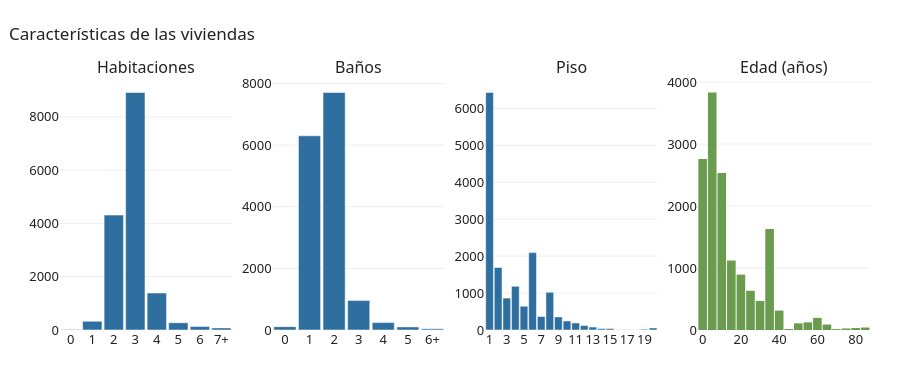

This figure's notebook cell:
### Markdown cell above
En pesos el precio se aleja por completo de la normal; en logaritmo sigue la recta salvo
en los extremos (asimetría de 0,14). Por eso el modelo se entrenará sobre log(precio).

### Code cell
fig = make_subplots(1, 4, subplot_titles=("Habitaciones", "Baños", "Piso", "Edad (años)"))
for i, (col, tope) in enumerate([("habitaciones", 7), ("banios", 6), ("piso", 20)], 1):
    vc = viv[col].dropna().round().astype(int).clip(upper=tope).value_counts().sort_index()
    etiquetas = [str(v) if v < tope else f"{tope}+" for v in vc.index]
    fig.add_bar(x=etiquetas, y=vc.values, marker_color=AZUL, row=1, col=i,
                hovertemplate="%{x}: %{y} ventas<extra></extra>")
fig.add_histogram(x=viv.edad, nbinsx=40, marker_color=VERDE, row=1, col=4,
                  hovertemplate="%{x} años: %{y} ventas<extra></extra>")
fig.update_layout(showlegend=False, bargap=0.1)
mostrar(fig, "Características de las viviendas", alto=380)

viv[["habitaciones", "banios", "piso", "anio_construccion", "edad"]].describe(percentiles=[.05, .5, .95]).T

### Figure 1 — Plotly figure (JSON) as saved in the notebook; plotly's stock layout.template omitted (floating-point values rounded to 4 significant figures; data arrays with more than 128 entries replaced by an {"elided": "..."} marker saying what was removed)
{"data": [{"hovertemplate": "%{x}: %{y} ventas<extra></extra>", "marker": {"color": "#2F6F9F"}, "type": "bar", "x": ["0", "1", "2", "3", "4", "5", "6", "7+"], "xaxis": "x", "y": [23, 328, 4314, 8916, 1388, 271, 133, 79], "yaxis": "y"}, {"hovertemplate": "%{x}: %{y} ventas<extra></extra>", "marker": {"color": "#2F6F9F"}, "type": "bar", "x": ["0", "1", "2", "3", "4", "5", "6+"], "xaxis": "x2", "y": [108, 6302, 7707, 960, 240, 101, 40], "yaxis": "y2"}, {"hovertemplate": "%{x}: %{y} ventas<extra></extra>", "marker": {"color": "#2F6F9F"}, "type": "bar", "x": ["1", "2", "3", "4", "5", "6", "7", "8", "9", "10", "11", "12", "13", "14", "15", "16", "17", "18", "19", "20+"], "xaxis": "x3", "y": [6429, 1691, 863, 1181, 645, 2095, 366, 1021, 354, 244, 190, 119, 79, 39, 39, 9, 7, 10, 22, 56], "yaxis": "y3"}, {"hovertemplate": "%{x} años: %{y} ventas<extra></extra>", "marker": {"color": "#6A9B4F"}, "nbinsx": 40, "type": "histogram", "x": {"elided": "15459 float values"}, "xaxis": "x4", "yaxis": "y4"}], "layout": {"annotations": [{"font": {"size": 16}, "showarrow": false, "text": "Habitaciones", "x": 0.1062, "xanchor": "center", "xref": "paper", "y": 1.0, "yanchor": "bottom", "yref": "paper"}, {"font": {"size": 16}, "showarrow": false, "text": "Baños", "x": 0.3688, "xanchor": "center", "xref": "paper", "y": 1.0, "yanchor": "bottom", "yref": "paper"}, {"font": {"size": 16}, "showarrow": false, "text": "Piso", "x": 0.6313, "xanchor": "center", "xref": "paper", "y": 1.0, "yanchor": "bottom", "yref": "paper"}, {"font": {"size": 16}, "showarrow": false, "text": "Edad (años)", "x": 0.8938, "xanchor": "center", "xref": "paper", "y": 1.0, "yanchor": "bottom", "yref": "paper"}], "bargap": 0.1, "height": 380, "showlegend": false, "title": {"text": "Características de las viviendas"}, "xaxis": {"anchor": "y", "domain": [0.0, 0.2125]}, "xaxis2": {"anchor": "y2", "domain": [0.2625, 0.475]}, "xaxis3": {"anchor": "y3", "domain": [0.525, 0.7375]}, "xaxis4": {"anchor": "y4", "domain": [0.7875, 1.0]}, "yaxis": {"anchor": "x", "domain": [0.0, 1.0]}, "yaxis2": {"anchor": "x2", "domain": [0.0, 1.0]}, "yaxis3": {"anchor": "x3", "domain": [0.0, 1.0]}, "yaxis4": {"anchor": "x4", "domain": [0.0, 1.0]}}}
